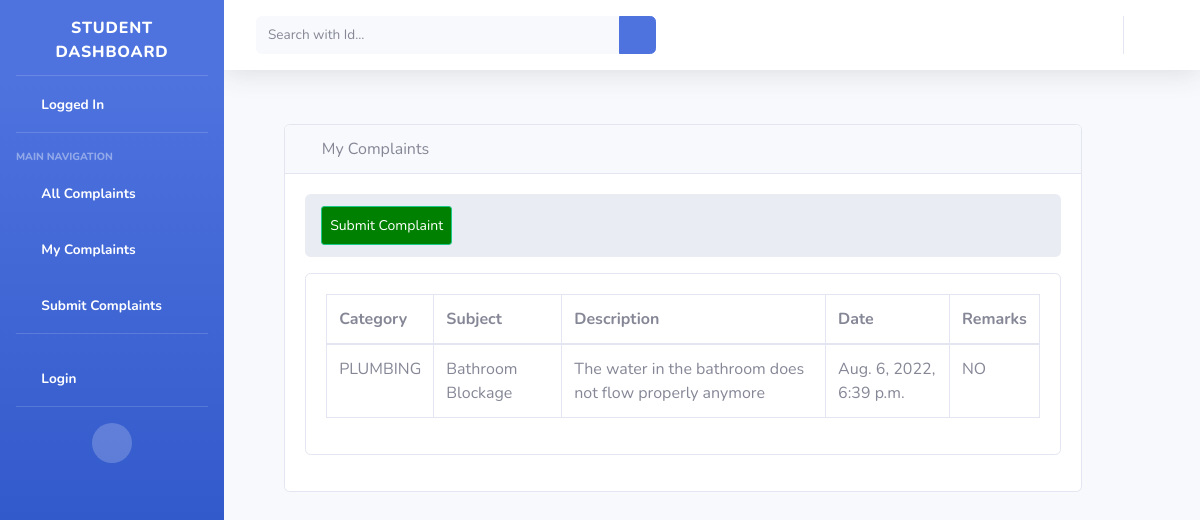
/my_complaint/adewale, run on the app's committed database.
### roomapp/models.py (models this page shows, shortened)
class Complain(models.Model):
    category = models.CharField(max_length=100, choices=CATEGORY_CHOICE, default='PLUMBING')
    subject = models.CharField(max_length=100)
    complain_start_date = models.DateField(blank=True)
    date_reported = models.DateField(default=timezone.now)
    desc = models.CharField(max_length=200)
    is_attended =models.CharField(max_length=100, choices=ATTENDED_CHOICE, default='NO')
    hostel = models.ForeignKey(Hostel, null=True, blank=True, on_delete=models.CASCADE)
    user = models.ForeignKey(User, null=True, blank = True, on_delete=models.CASCADE)
    date_reported.editable = True

### roomapp/views.py (the view)
# urls.py: path('my_complaint/<str:username>', views.MyComplaintListView.as_view(), name="my_complaint"),
class MyComplaintListView(ListView):
    model = Complain
    template_name = 'student/my_complaint.html'
    context_object_name = 'complains'
    paginate_by = 5
    def get_queryset(self):
        user = get_object_or_404(User, username=self.kwargs.get('username'))
        return Complain.objects.filter(user=user).order_by('-date_reported')

### roomapp/templates/student/my_complaint.html (shortened to what this page needs)
{% extends 'student/base.html' %}
{% load static %}
{% block body %}
<div class="col-xl-12 col-sm-6 mb-3">
<div class="container-fluid">
<div class="row" style="padding-top: 30px; margin-left: -70px;">
<div class="col-sm-1" style="color: red">
</div>
<div class="col-sm-10">
                <div class="card mb-3">
                <div class="card-header">
                    <i class="fas fa-table text-primary"></i>
                    My Complaints
                </div>
                <div class="card-body">
                  <ol class="breadcrumb">
                <li class="breadcrumb-item">
                    <a  class="btn btn-sm btn-success" href="{% url 'complaintForm' %}" style="padding: 8px; float: right; background-color: green; color: white;">Submit Complaint</a>
                </li>
            </ol>
            <div class="card mb-3">
                <div class="card-body">
                    <div class="table-responsive">
                        <table class="table table-bordered" id="dataTable" width="100%" cellspacing="0">
                            <thead>
                            <tr>
                                <th>Category</th>
                                <th>Subject</th>
                                <th>Description</th>
                                <th>Date</th>
                                <th>Remarks</th>
                            </tr>
                            </thead>
                            <tbody>
                          {% if complains %}
                              {% for complain in complains %}
                                    <tr>
                                    <td>{{ complain.category }}</td>
                                    <td>{{ complain.subject}}</td>
                                    <td>{{ complain.desc}}</td>
                                    <td>{{ complain.date_reported}}</td>
                                    {% if complain.is_attended == 'NO' %}
                                      <td>{{ complain.is_attended }}</td>
                                    {% else %}
                                      <td>{{ complain.is_attended }}</td>
                                    {% endif %}
                                </tr>
                                {% endfor %}
                              {% endif %}
                            </tbody>
                        </table>
                    </div>
                </div>
            </div>
        </div>
    </div>
</div>
<div class="col-sm-1">
</div>
</div>
</body>
</html>
{% endblock %}

### data on the page
Complain: category "PLUMBING", subject "Bathroom Blockage", desc "The water in the bathroom does not flow properly anymore", date_reported "Aug. 6, 2022, 6:39 p.m.", is_attended "NO"
